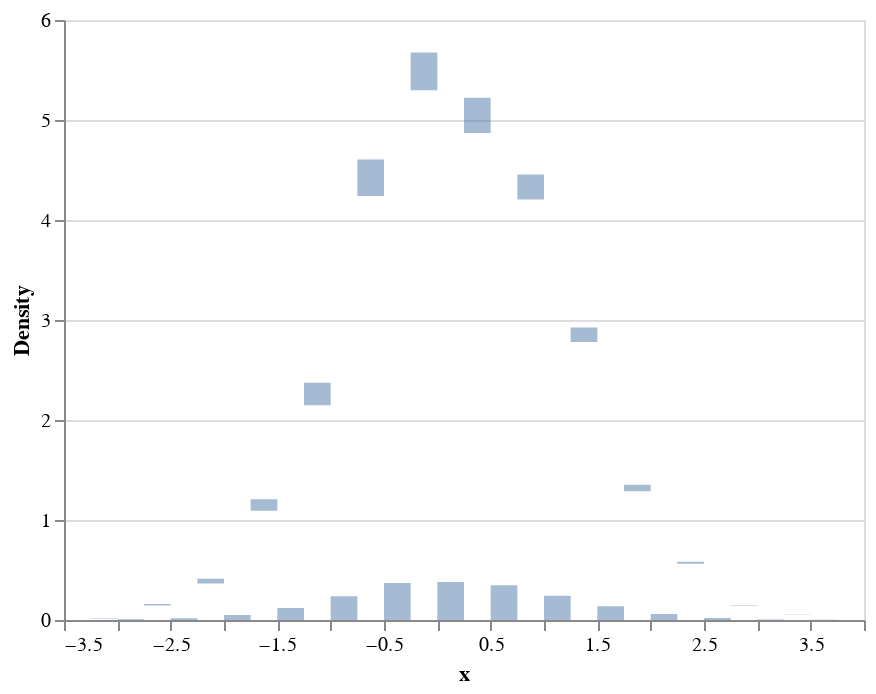

Notebook cell for this chart:
### Code cell
import altair as alt
import pandas as pd
import numpy as np

# create sample data
data = pd.DataFrame({
    'x': np.random.randn(1000)
})

# create histogram layer with KDE
hist = alt.Chart(data).transform_density(
    'x', as_=['x', 'density']
).mark_area(opacity=0.5, interpolate='step').encode(
    alt.X('x:Q', bin=alt.Bin(maxbins=30), axis=alt.Axis(title='x')),
    alt.Y('density:Q', axis=alt.Axis(title='Density'))
)

# create trend line layer using the KDE
trend = hist.transform_regression(
    'x', 'density', method='linear', as_=['x', 'trend']
).mark_line(color='red').encode(
    alt.X('x:Q', axis=alt.Axis(title='x')),
    alt.Y('trend:Q', axis=alt.Axis(title='Trend'))
)

# combine layers
chart = hist + trend

# display chart
hist

### Figure 1 — Vega-Lite specification as saved in the notebook (floating-point values rounded to 4 significant figures; data arrays with more than 128 entries replaced by an {"elided": "..."} marker saying what was removed)
{"config": {"view": {"continuousWidth": 400, "continuousHeight": 300}}, "data": {"name": "data-9228d93ad0d2a00edab1313072002d1e"}, "mark": {"type": "area", "interpolate": "step", "opacity": 0.5}, "encoding": {"x": {"axis": {"title": "x"}, "bin": {"maxbins": 30}, "field": "x", "type": "quantitative"}, "y": {"axis": {"title": "Density"}, "field": "density", "type": "quantitative"}}, "transform": [{"density": "x", "as": ["x", "density"]}], "$schema": "https://vega.github.io/schema/vega-lite/v4.17.0.json", "datasets": {"data-9228d93ad0d2a00edab1313072002d1e": {"elided": "1000 records"}}}
